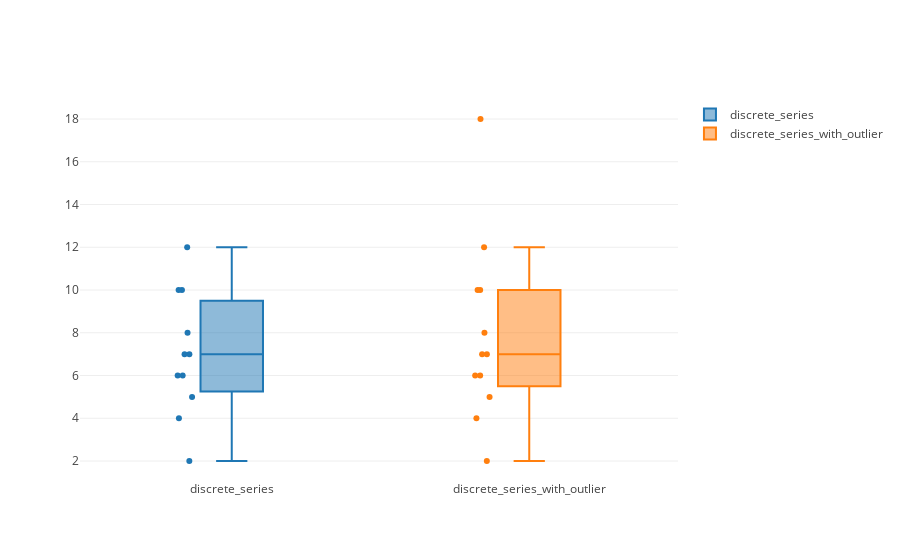

Source (notebook cell):
### Code cell
discrete_series_with_outlier = discrete_series+[18]
data_box = [go.Box(y=discrete_series,
                   boxpoints='all',
                   pointpos=-1.5,
                   name='discrete_series'),
            go.Box(y=discrete_series_with_outlier,
                   boxpoints='all',
                   pointpos=-1.5,
                  name='discrete_series_with_outlier')]
layout_box = go.Layout(boxgap=0.7)

iplot(go.Figure(data=data_box, layout=layout_box))

### Figure 1 — Plotly figure (JSON) as saved in the notebook; plotly's stock layout.template omitted (floating-point values rounded to 4 significant figures)
{"data": [{"boxpoints": "all", "name": "discrete_series", "pointpos": -1.5, "type": "box", "y": [12, 8, 5, 10, 6, 2, 6, 7, 4, 7, 10]}, {"boxpoints": "all", "name": "discrete_series_with_outlier", "pointpos": -1.5, "type": "box", "y": [12, 8, 5, 10, 6, 2, 6, 7, 4, 7, 10, 18]}], "layout": {"boxgap": 0.7}}
